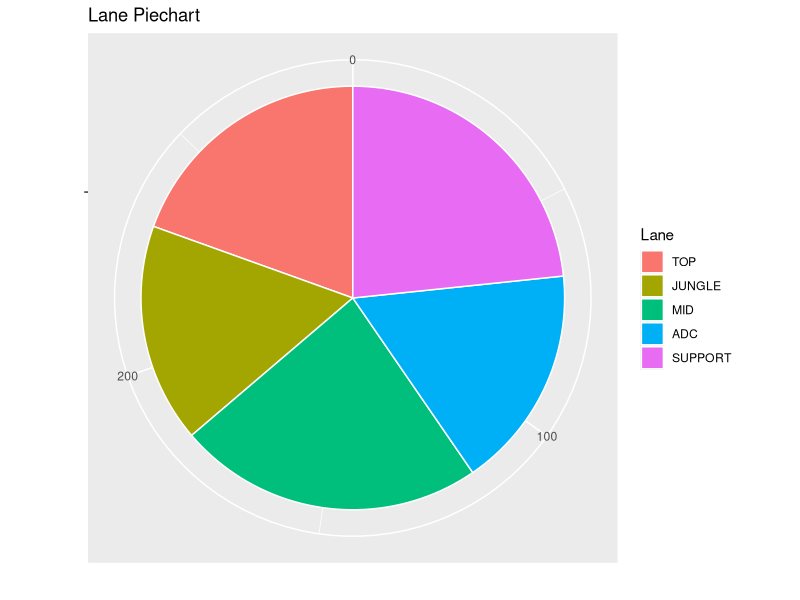
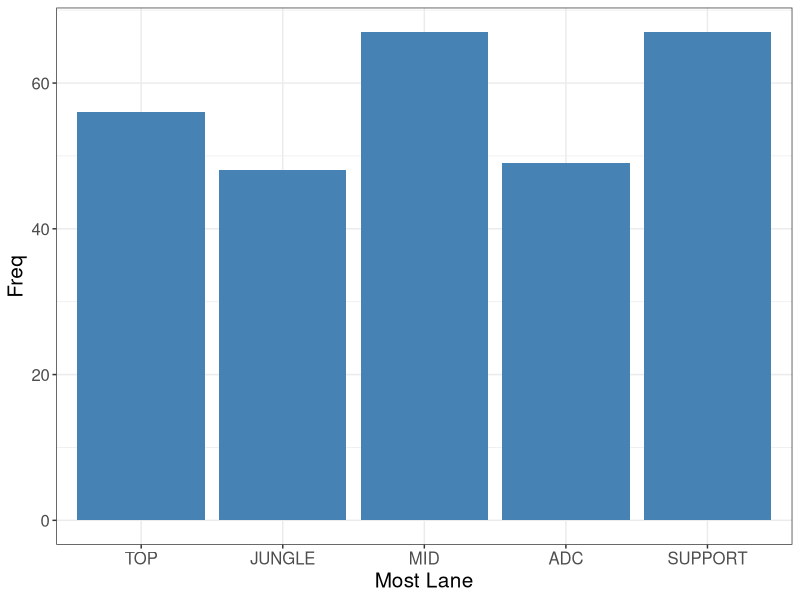
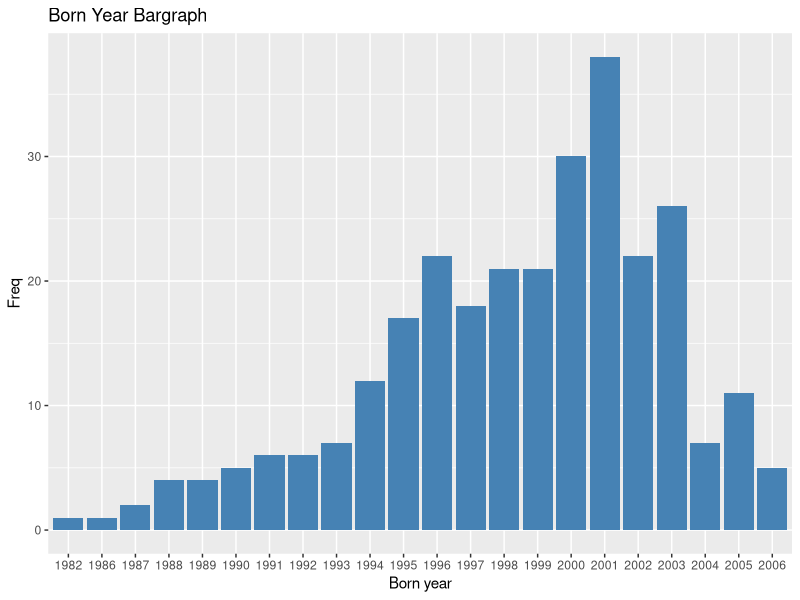
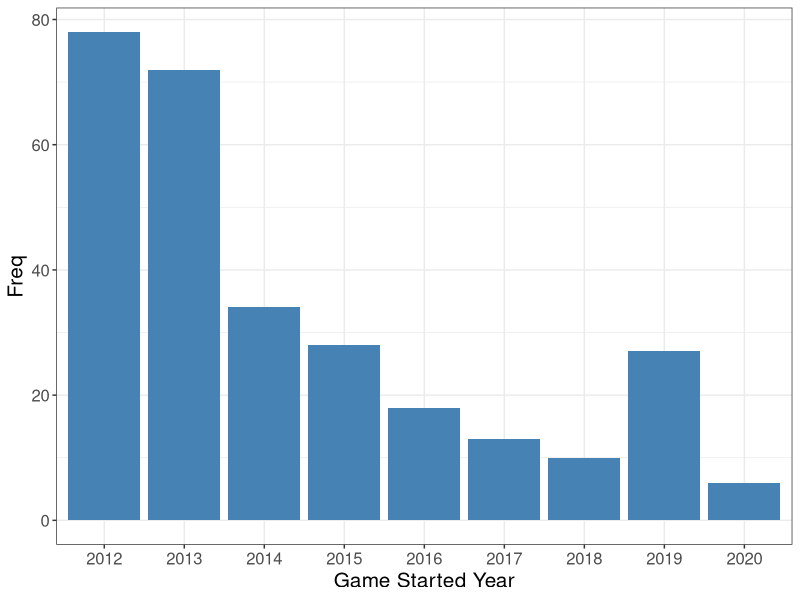
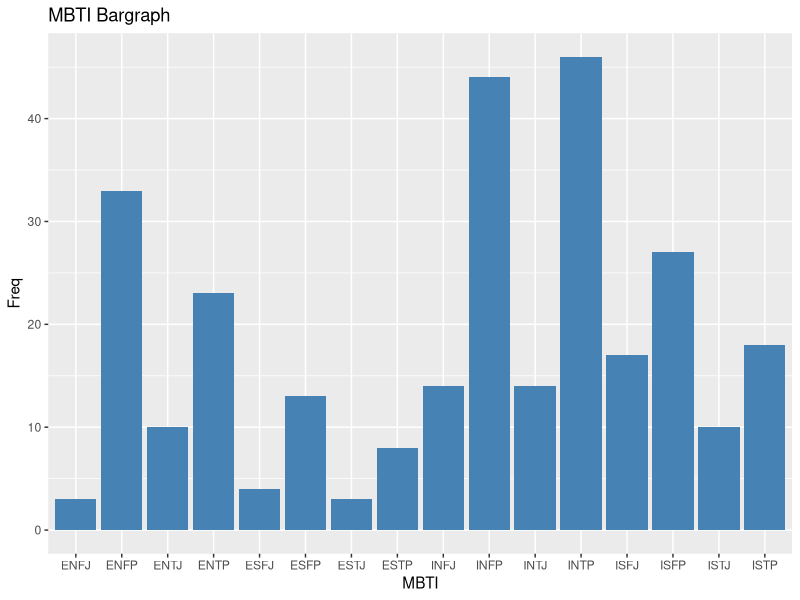

Write the R code that produced these figures, in order. (Note: this script raises an error after producing the figures.)
library(ggplot2);library(dplyr);
df <- read.csv(file = 'data/Roll_Data.csv')
names(df) <- c("champ1", "champ2", "champ3", "lane", "gender", "born_year", "game_started_year", "MBTI")
#######################SURVEY STATISTICS#######################
#lane, piegraph
dflane <- as.data.frame(table(df$lane))
dflane = dflane[c(5, 2, 3, 1, 4), ]
dflane$Var1 <- factor(dflane$Var1, levels = dflane$Var1)
row.names(dflane) = NULL

ggplot(dflane, aes(x="", y=dflane$Freq, fill=dflane$Var1)) +
         geom_bar(stat="identity", width=1, color="white") +
         coord_polar("y", start=0)+
  labs(title = "Lane Piechart")+
  labs(fill = "Lane")+
  xlab("") +
  ylab("")
ggplot(dflane, aes(x=dflane$Var1, y=dflane$Freq))+
  geom_bar(stat = "identity", fill="steelblue")+
  xlab("Most Lane") +
  ylab("Freq")+
  theme_bw() +
  theme(text = element_text(size = 15))
#gender
table(df$gender)
#born_year, bargraph
dfborn <- as.data.frame(table(df$born_year))
ggplot(dfborn, aes(x=dfborn$Var1, y=dfborn$Freq))+
  geom_bar(stat = "identity", fill="steelblue")+
  labs(title = "Born Year Bargraph")+
  xlab("Born year") +
  ylab("Freq")
#game_started_year, bargraph
dfgamestart <- as.data.frame(table(df$game_started_year))
ggplot(dfgamestart, aes(x=dfgamestart$Var1, y=dfgamestart$Freq))+
  geom_bar(stat = "identity", fill="steelblue")+
  xlab("Game Started Year") +
  ylab("Freq")+
  theme_bw() +
  theme(text = element_text(size = 15))
  
#MBTI, bargraph
dfMBTI <- as.data.frame(table(df$MBTI))
ggplot(dfMBTI, aes(x=dfMBTI$Var1, y=dfMBTI$Freq))+
  geom_bar(stat = "identity", fill="steelblue")+
  labs(title = "MBTI Bargraph")+
  xlab("MBTI") +
  ylab("Freq")
#MBTI, bargraph by 4
LaneMBTI_df<-df[,c(11,15)]
LaneMBTI <- data.frame()
df_m <- as.data.frame(table(LaneMBTI$M))
df_b <- as.data.frame(table(LaneMBTI$B))
df_t <- as.data.frame(table(LaneMBTI$T))
df_i <- as.data.frame(table(LaneMBTI$I))
df_mbti <- rbind(df_m, df_b, df_t, df_i)
mycolor <- c("#00798c","#00798c","#d1495b","#d1495b","#edae49","#edae49","#66a182","#66a182")
ggplot(df_mbti, aes(x=df_mbti$Var1, y=df_mbti$Freq))+
  geom_bar(stat = "identity", fill = mycolor)+
  labs(title = "MBTI Bargraph")+
  xlab("MBTI") +
  ylab("Freq")

#######################preprocess data frame#######################
ChampLaneMBTI_df <- df[,c(1, 2, 3, 4, 8)]
ChampLaneMBTI <- data.frame()
for (row in 1:nrow(ChampLaneMBTI_df)){
  lane <- ChampLaneMBTI_df[row, "lane"]
  mbti <- ChampLaneMBTI_df[row, "MBTI"]
  M1 <- ChampLaneMBTI_df[row, "champ1"]
  M2 <- ChampLaneMBTI_df[row, "champ2"]
  M3 <- ChampLaneMBTI_df[row, "champ3"]
  mbti1 <- substring(ChampLaneMBTI_df[row, "MBTI"],1,1)
  mbti2 <- substring(ChampLaneMBTI_df[row, "MBTI"],2,2)
  mbti3 <- substring(ChampLaneMBTI_df[row, "MBTI"],3,3)
  mbti4 <- substring(ChampLaneMBTI_df[row, "MBTI"],4,4)
  if (lane != "None") {
    ChampLaneMBTI <- rbind(ChampLaneMBTI, c(lane, M1, M2, M3, mbti1, mbti2, mbti3, mbti4))
  }
}
names(ChampLaneMBTI) <- c("lane", "champ1","champ2","champ3", "M", "B", "T", "I")
#######################LANE & MBTI#######################
LaneMBTI <- ChampLaneMBTI[,c(1,5,6,7,8)]
#table lane, M, B, T, I
tb_lm <- table(LaneMBTI$lane, LaneMBTI$M);tb_lb <- table(LaneMBTI$lane, LaneMBTI$B);tb_lt <- table(LaneMBTI$lane, LaneMBTI$T);tb_li <- table(LaneMBTI$lane, LaneMBTI$I);
#chi-square test
chisq.test(tb_lm)
chisq.test(tb_lb)
chisq.test(tb_lt)
chisq.test(tb_li)


#######################MOST CHAMPION & MBTI#######################
ChampMBTI <- data.frame()

for (row in 1:nrow(ChampLaneMBTI[,c(1,2,5,6,7,8)])){
  champ1 <- ChampLaneMBTI[,c(1,2,5,6,7,8)][row, "champ1"]
  keyChamp1 <- as.integer(champ1)
  lane <- ChampLaneMBTI[,c(1,2,5,6,7,8)][row, "lane"]
  mbti1 <- ChampLaneMBTI[,c(1,2,5,6,7,8)][row, "M"]
  mbti2 <- ChampLaneMBTI[,c(1,2,5,6,7,8)][row, "B"]
  mbti3 <- ChampLaneMBTI[,c(1,2,5,6,7,8)][row, "T"]
  mbti4 <- ChampLaneMBTI[,c(1,2,5,6,7,8)][row, "I"]
  if (mbti != "" & lane != "None"){
    ChampMBTI <- rbind(ChampMBTI, c(champ1, mbti1, mbti2, mbti3, mbti4, kv_df_All[keyChamp1], lane))
  }
}
names(ChampMBTI) <- c("champ1", "M", "B", "T", "I", "cluster", "lane")
#table cluster, MBTI
tb_cm <- table(ChampMBTI$cluster, ChampMBTI$M);tb_cb <- table(ChampMBTI$cluster, ChampMBTI$B);tb_ct <- table(ChampMBTI$cluster, ChampMBTI$T);tb_ci <- table(ChampMBTI$cluster, ChampMBTI$I);
#chi-square test
chisq.test(tb_cm)
chisq.test(tb_cb)
chisq.test(tb_ct)
chisq.test(tb_ci)

#######################Champ&line&MBTI by hclustering#######################
ChampMBTI_TopH<-data.frame();ChampMBTI_JgH<-data.frame();ChampMBTI_MidH<-data.frame();ChampMBTI_BotH<-data.frame();ChampMBTI_SupH<-data.frame();


for (row in 1:nrow(ChampMBTI)){
  champ1 <- ChampMBTI[row, "champ1"]
  keyChamp1 <- as.integer(champ1)
  lane <- ChampMBTI[row, "lane"]
  M <- ChampMBTI[row, "M"]
  B <- ChampMBTI[row, "B"]
  T <- ChampMBTI[row, "T"]
  I <- ChampMBTI[row, "I"]

  if (lane == "TOP"){
    ChampMBTI_TopH <- rbind(ChampMBTI_TopH, c(champ1, M, B, T, I, kv_df_TopH[keyChamp1], lane))
  }
  if (lane == "JUNGLE"){
    ChampMBTI_JgH <- rbind(ChampMBTI_JgH, c(champ1, M, B, T, I, kv_df_JgH[keyChamp1], lane))
  }
  if (lane == "MID"){
    ChampMBTI_MidH <- rbind(ChampMBTI_MidH, c(champ1, M, B, T, I, kv_df_MidH[keyChamp1], lane))
  }
  if (lane == "BOTTOM"){
    ChampMBTI_BotH <- rbind(ChampMBTI_BotH, c(champ1, M, B, T, I, kv_df_BotH[keyChamp1], lane))
  }
  if (lane == "SUPPORT"){
    ChampMBTI_SupH <- rbind(ChampMBTI_SupH, c(champ1, M, B, T, I, kv_df_SupH[keyChamp1], lane))
  }
}
names(ChampMBTI_TopH) <- c("champ1", "M", "B", "T", "I", "cluster", "lane");names(ChampMBTI_JgH) <- c("champ1", "M", "B", "T", "I", "cluster", "lane");names(ChampMBTI_MidH) <- c("champ1", "M", "B", "T", "I", "cluster", "lane");names(ChampMBTI_BotH) <- c("champ1", "M", "B", "T", "I", "cluster", "lane");names(ChampMBTI_SupH) <- c("champ1", "M", "B", "T", "I", "cluster", "lane");
#table cluster, M,B,T,I
tb_cTm <- table(ChampMBTI_TopH$cluster, ChampMBTI_TopH$M);tb_cTb <- table(ChampMBTI_TopH$cluster, ChampMBTI_TopH$B);tb_cTt <- table(ChampMBTI_TopH$cluster, ChampMBTI_TopH$T);tb_cTi <- table(ChampMBTI_TopH$cluster, ChampMBTI_TopH$I);
tb_cJm <- table(ChampMBTI_JgH$cluster, ChampMBTI_JgH$M);tb_cJb <- table(ChampMBTI_JgH$cluster, ChampMBTI_JgH$B);tb_cJt <- table(ChampMBTI_JgH$cluster, ChampMBTI_JgH$T);tb_cJi <- table(ChampMBTI_JgH$cluster, ChampMBTI_JgH$I);
tb_cMm <- table(ChampMBTI_MidH$cluster, ChampMBTI_MidH$M);tb_cMb <- table(ChampMBTI_MidH$cluster, ChampMBTI_MidH$B);tb_cMt <- table(ChampMBTI_MidH$cluster, ChampMBTI_MidH$T);tb_cMi <- table(ChampMBTI_MidH$cluster, ChampMBTI_MidH$I);
tb_cBm <- table(ChampMBTI_BotH$cluster, ChampMBTI_BotH$M);tb_cBb <- table(ChampMBTI_BotH$cluster, ChampMBTI_BotH$B);tb_cBt <- table(ChampMBTI_BotH$cluster, ChampMBTI_BotH$T);tb_cBi <- table(ChampMBTI_BotH$cluster, ChampMBTI_BotH$I);
tb_cSm <- table(ChampMBTI_SupH$cluster, ChampMBTI_SupH$M);tb_cSb <- table(ChampMBTI_SupH$cluster, ChampMBTI_SupH$B);tb_cSt <- table(ChampMBTI_SupH$cluster, ChampMBTI_SupH$T);tb_cSi <- table(ChampMBTI_SupH$cluster, ChampMBTI_SupH$I);

table_list = list(
  tb_cTm, tb_cTb, tb_cTt, tb_cTi,
  tb_cJm, tb_cJb, tb_cJt, tb_cJi,
  tb_cMm, tb_cMb, tb_cMt, tb_cMi,
  tb_cBm, tb_cBb, tb_cBt, tb_cBi,
  tb_cSm, tb_cSb, tb_cSt, tb_cSi
)

count = 0
for (tb in table_list) {
  p_value = chisq.test(tb)$p.value
  if (p_value <= 0.05) {
    count = count + 1
  }
}
count

#chi-square test
chisq.test(tb_cTm)
chisq.test(tb_cTb)
chisq.test(tb_cTt)
chisq.test(tb_cTi)

chisq.test(tb_cJm)
chisq.test(tb_cJb)
chisq.test(tb_cJt)
chisq.test(tb_cJi)

chisq.test(tb_cMm)
chisq.test(tb_cMb)
chisq.test(tb_cMt)
chisq.test(tb_cMi)

chisq.test(tb_cBm)
chisq.test(tb_cBb)
chisq.test(tb_cBt)
chisq.test(tb_cBi)

chisq.test(tb_cSm)
chisq.test(tb_cSb)
chisq.test(tb_cSt)
chisq.test(tb_cSi)


#######################Champ&line&MBTI by kclustering#######################
ChampMBTI_Top<-data.frame();ChampMBTI_Jg<-data.frame();ChampMBTI_Mid<-data.frame();ChampMBTI_Bot<-data.frame();ChampMBTI_Sup<-data.frame();

for (row in 1:nrow(ChampMBTI)){
  champ1 <- ChampMBTI[row, "champ1"]
  keyChamp1 <- as.integer(champ1)
  lane <- ChampMBTI[row, "lane"]
  M <- ChampMBTI[row, "M"]
  B <- ChampMBTI[row, "B"]
  T <- ChampMBTI[row, "T"]
  I <- ChampMBTI[row, "I"]
  if (lane == "TOP"){
    ChampMBTI_Top <- rbind(ChampMBTI_Top, c(champ1, M, B, T, I, kv_df_Top[keyChamp1], lane))
  }
  if (lane == "JUNGLE"){
    ChampMBTI_Jg <- rbind(ChampMBTI_Jg, c(champ1, M, B, T, I, kv_df_Jg[keyChamp1], lane))
  }
  if (lane == "MID"){
    ChampMBTI_Mid <- rbind(ChampMBTI_Mid, c(champ1, M, B, T, I, kv_df_Mid[keyChamp1], lane))
  }
  if (lane == "ADC"){
    ChampMBTI_Bot <- rbind(ChampMBTI_Bot, c(champ1, M, B, T, I, kv_df_Bot[keyChamp1], lane))
  }
  if (lane == "SUPPORT"){
    ChampMBTI_Sup <- rbind(ChampMBTI_Sup, c(champ1, M, B, T, I, kv_df_Sup[keyChamp1], lane))
  }
}
names(ChampMBTI_Top) <- c("champ1", "M", "B", "T", "I", "cluster", "lane");names(ChampMBTI_Jg) <- c("champ1", "M", "B", "T", "I", "cluster", "lane");names(ChampMBTI_Mid) <- c("champ1", "M", "B", "T", "I", "cluster", "lane");names(ChampMBTI_Bot) <- c("champ1", "M", "B", "T", "I", "cluster", "lane");names(ChampMBTI_Sup) <- c("champ1", "M", "B", "T", "I", "cluster", "lane");
#table Top cluster, M,B,T,I
tb_cTm <- table(ChampMBTI_Top$cluster, ChampMBTI_Top$M);tb_cTb <- table(ChampMBTI_Top$cluster, ChampMBTI_Top$B);tb_cTt <- table(ChampMBTI_Top$cluster, ChampMBTI_Top$T);tb_cTi <- table(ChampMBTI_Top$cluster, ChampMBTI_Top$I);
#table Jg cluster, M,B,T,I
tb_cJm <- table(ChampMBTI_Jg$cluster, ChampMBTI_Jg$M);tb_cJb <- table(ChampMBTI_Jg$cluster, ChampMBTI_Jg$B);tb_cJt <- table(ChampMBTI_Jg$cluster, ChampMBTI_Jg$T);tb_cJi <- table(ChampMBTI_Jg$cluster, ChampMBTI_Jg$I);
#table Mid cluster, M,B,T,I
tb_cMm <- table(ChampMBTI_Mid$cluster, ChampMBTI_Mid$M);tb_cMb <- table(ChampMBTI_Mid$cluster, ChampMBTI_Mid$B);tb_cMt <- table(ChampMBTI_Mid$cluster, ChampMBTI_Mid$T);tb_cMi <- table(ChampMBTI_Mid$cluster, ChampMBTI_Mid$I);
#table Bot cluster, M,B,T,I
tb_cBm <- table(ChampMBTI_Bot$cluster, ChampMBTI_Bot$M);tb_cBb <- table(ChampMBTI_Bot$cluster, ChampMBTI_Bot$B);tb_cBt <- table(ChampMBTI_Bot$cluster, ChampMBTI_Bot$T);tb_cBi <- table(ChampMBTI_Bot$cluster, ChampMBTI_Bot$I);
#table Sup cluster, M,B,T,I
tb_cSm <- table(ChampMBTI_Sup$cluster, ChampMBTI_Sup$M);tb_cSb <- table(ChampMBTI_Sup$cluster, ChampMBTI_Sup$B);tb_cSt <- table(ChampMBTI_Sup$cluster, ChampMBTI_Sup$T);tb_cSi <- table(ChampMBTI_Sup$cluster, ChampMBTI_Sup$I);
#chi-square test
chisq.test(tb_cTm)
chisq.test(tb_cTb)
chisq.test(tb_cTt)
chisq.test(tb_cTi)

chisq.test(tb_cJm)
chisq.test(tb_cJb)
chisq.test(tb_cJt)
chisq.test(tb_cJi)

chisq.test(tb_cMm)
chisq.test(tb_cMb)
chisq.test(tb_cMt)
chisq.test(tb_cMi)

chisq.test(tb_cBm)
chisq.test(tb_cBb)
chisq.test(tb_cBt)
chisq.test(tb_cBi)

chisq.test(tb_cSm)
chisq.test(tb_cSb)
chisq.test(tb_cSt)
chisq.test(tb_cSi)

